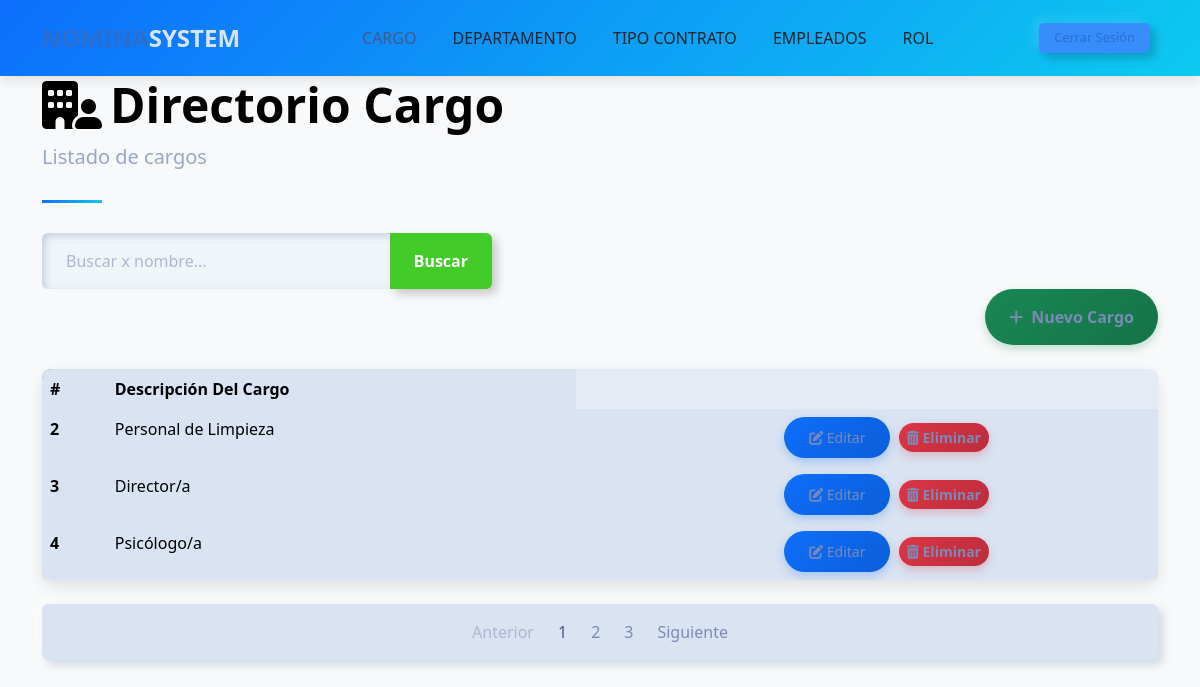
Before: /cargoss/cargos/ (signed in) with the older database file.
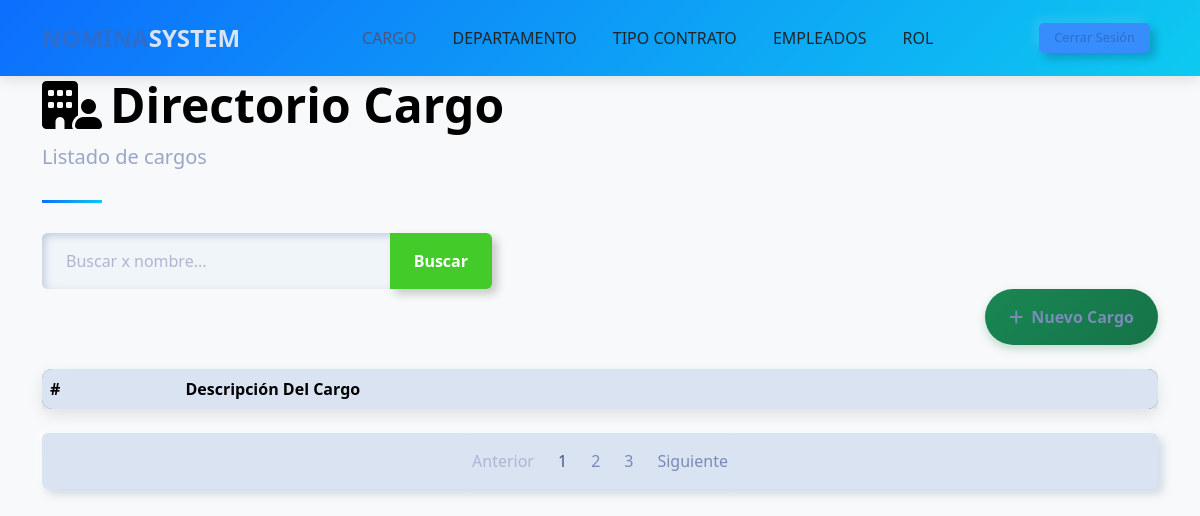
After: the same page with the newer database file.
### cargo/models.py (models this page shows, shortened)
class Cargo(models.Model):
    description = models.CharField(max_length=100)

### cargo/views.py (the view)
# urls.py: path('cargos/', cargos, name='cargos'),
@login_required
def cargos(request):
    datcargos = Cargo.objects.all()
    query = request.GET.get('q')
    if query:
        datcargos = Cargo.objects.filter(description__icontains=query)
    return render(request, 'cargos/cargoslist.html', {
        'datcargos': datcargos,
        'title': 'Listado de cargos'})

### template/cargos/cargoslist.html (shortened to what this page needs)
{% extends "home.html" %}
{% block content %}
    <div class="container">
        <header class="page-header">
            <h1 class="display-5 fw-bold text-primary" style="color: black !important;">
                <i class="fa-solid fa-building-user me-2" style="color: black;"></i>Directorio Cargo
            </h1>
            <p class="lead text-muted">Listado de cargos</p>
        </header>
        <form action="" style="max-width: 450px;">
            <div class="input-group">
                <input type="text" class="form-control" placeholder="Buscar x nombre..." name="q" value="{{ request.GET.q }}">
                <button class="btn btn-outline-success" data-bs-toggle="tooltip" data-bs-title="Escriba parte del apellido y click en buscar">
                    Buscar
                </button>
            </div>
        </form>
        <div class="d-flex justify-content-end mb-4">
            <a class="btn btn-success"  href="{% url 'cargo:cargos_create' %}">
                <i class="fas fa-plus me-2"></i>Nuevo Cargo
            </a>
        </div>
        <div class="card mb-4">
            <div class="card-body p-0">
                <div class="table-responsive">
                    <table class="table table-hover mb-0">
                        <thead>
                            <tr>
                                <th scope="col">#</th>
                                <th scope="col">Descripción Del Cargo</th>
                            </tr>
                        </thead>
                        <tbody>
                           {% for carg in datcargos %}
                            <tr>
                                <th scope="row">{{carg.id}}</th>
                                <td>{{carg.description}}</td>
                                <td>
                                <td class="text-center">
                                    <a href="{% url 'cargo:cargos_update' carg.id %}" class="btn btn-sm btn-primary me-1">
                                        <i class="fas fa-edit"></i> Editar
                                    </a>
                                    <a  href="{% url 'cargo:cargos_delete' carg.id %}" class="btn btn-sm btn-danger">
                                        <i class="fas fa-trash-alt"></i> Eliminar
                                    </a>
                                </td>
                            </tr>
                           {% endfor %}
                        </tbody>
                    </table>
                </div>
            </div>
        </div>
        <nav aria-label="Page navigation" class="mb-4">
            <ul class="pagination justify-content-center">
                <li class="page-item disabled">
                    <a class="page-link" href="#" tabindex="-1" aria-disabled="true">Anterior</a>
                </li>
                <li class="page-item active"><a class="page-link" href="#">1</a></li>
                <li class="page-item"><a class="page-link" href="#">2</a></li>
                <li class="page-item"><a class="page-link" href="#">3</a></li>
                <li class="page-item">
                    <a class="page-link" href="#">Siguiente</a>
                </li>
            </ul>
        </nav>
    </div>
{% endblock %}

Changed rows visible on the page:
removed Cargo: id "2", description "Personal de Limpieza"
removed Cargo: id "3", description "Director/a"
removed Cargo: id "4", description "Psicólogo/a"
